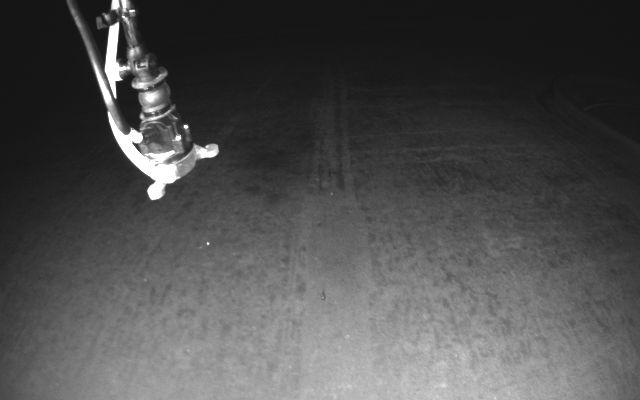
#> input picture data/raw_images/E300PREMP00002_00725_216_1flight_6300_2.jpg, 640 x 400 px; its folder holds only this picture in this run
$ jupyter execute --allow-errors eda.ipynb
#> lines starting #> are read from the running program, lines starting #| are printed output that depends on the picture
# Imports

[cell 1]
import os
import json
import pandas as pd
import numpy as np
import matplotlib.pyplot as plt
import matplotlib.patches as patches
from PIL import Image
import seaborn as sns
import cv2

# Load Data

#> (a cell that did not finish here is left out)

#> (a cell that did not finish here is left out)

# Test Box coordinates before Processing dataset

[cell 4]
# [35 lines left out: function plot_bounding_box, not called in this run]

[cell 5]
# [30 lines left out: function visualize_sample_bounding_boxes, not called in this run]

#> (a cell that did not finish here is left out)

# Bounding Box Size Distribution

#> (a cell that did not finish here is left out)

# Box Coordinated Distribution

#> (a cell that did not finish here is left out)

The model can tend to be more biased when detecting probes in the same regions, so we should use data augmentation (cropping, shifting, ...) to distribute objects more uniformly

# Image Resolution Analysis

#> (a cell that did not finish here is left out)

# Study The Contrast of Images

[cell 10]
def calculate_contrast(image):
    """Calculate the contrast of an image."""
    gray = cv2.cvtColor(image, cv2.COLOR_BGR2GRAY)
    contrast = gray.max() - gray.min()
    return contrast

[cell 11]
raw_images_folder = os.path.join(os.path.dirname(os.getcwd()), 'data', 'raw_images')
contrasts = []
images = []

for filename in os.listdir(raw_images_folder):
    img_path = os.path.join(raw_images_folder, filename)
    image = cv2.imread(img_path)
#> image is the input picture: shape (400, 640, 3); min 11, max 255, mean 78.1

    if image is not None:
        contrast = calculate_contrast(image)
#> in calculate_contrast, `contrast = gray.max() - gray.min()`: contrast = 244
#> contrast = 244
        contrasts.append(contrast)
        images.append(image)

# Plotting the distribution of contrast
plt.figure(figsize=(10, 6))
plt.hist(contrasts, bins=50, color='blue', alpha=0.7)
plt.title('Contrast Distribution')
plt.xlabel('Contrast')
plt.ylabel('Frequency')
plt.grid()
plt.show()
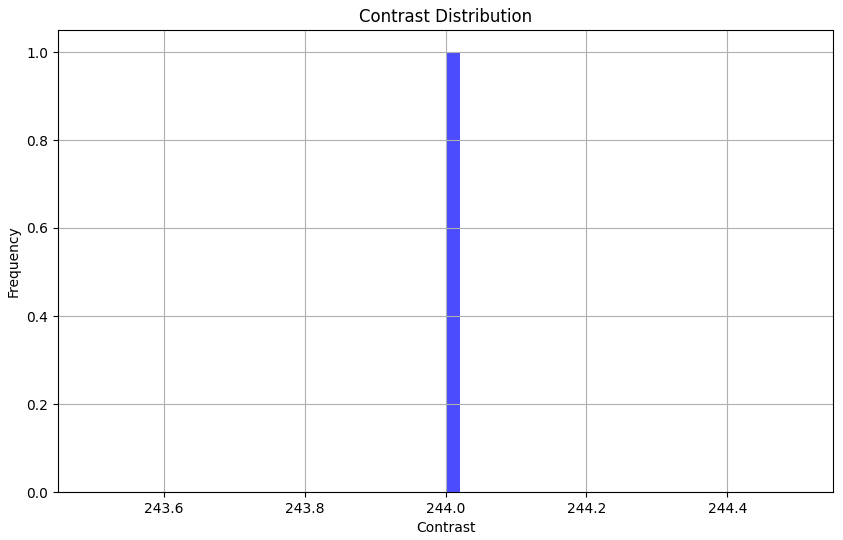
#> figure drawn by matplotlib, 1 panel; tallest bar 1 high, from x = 244 to 244

[cell 12]
# Find the indices of the lowest, median and highest contrast images
lowest_contrast_index = np.argmin(contrasts)
#> lowest_contrast_index = 0
highest_contrast_index = np.argmax(contrasts)
#> highest_contrast_index = 0

median_contrast_value = np.median(contrasts)
#> median_contrast_value = 244
median_contrast_index = contrasts.index(median_contrast_value)
#> median_contrast_index = 0

plt.figure(figsize=(12, 6))
# Lowest contrast image
plt.subplot(1, 3, 1)
plt.imshow(images[lowest_contrast_index])
plt.title('Lowest Contrast Image')
plt.axis('off')

# Median contrast image
plt.subplot(1, 3, 2)
plt.imshow(images[median_contrast_index])
plt.title('Median Contrast Image')
plt.axis('off')

# Highest contrast image
plt.subplot(1, 3, 3)
plt.imshow(images[highest_contrast_index])
plt.title('Highest Contrast Image')
plt.axis('off')

plt.show()
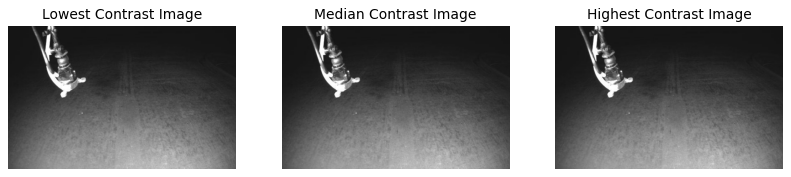
#> figure drawn by matplotlib, 3 panels

### Change contrast of dataset

[cell 13]
def adjust_contrast(image, target_contrast):
    """Adjust the contrast of an image to the target contrast level."""
#> called with target_contrast = 255
    gray = cv2.cvtColor(image, cv2.COLOR_BGR2GRAY)
    current_contrast = gray.max() - gray.min()
#> current_contrast = 244

    if current_contrast == 0:
        return image

    # Scale factor to achieve the target contrast
    scale_factor = target_contrast / current_contrast
#> scale_factor = 1.05
    adjusted_image = cv2.convertScaleAbs(image, alpha=scale_factor, beta=0)

    return adjusted_image

[cell 14]
def change_contrast_in_dataset(folder_path, target_contrast=255):
    """Change the contrast of images in the dataset to the target contrast level."""
    adjusted_images = []
    original_images = []
    image_names = []

    for filename in os.listdir(folder_path):
        img_path = os.path.join(folder_path, filename)
        image = cv2.imread(img_path)

        if image is not None:
            adjusted_image = adjust_contrast(image, target_contrast)
            adjusted_images.append(adjusted_image)
            original_images.append(image)
            image_names.append(filename)

    num_examples = 5
    plt.figure(figsize=(15, 6))

    for i in range(num_examples):
        # Original image
        plt.subplot(2, num_examples, i + 1)
        plt.imshow(original_images[i])
        plt.title('Original')
        plt.axis('off')

        # Adjusted image
        plt.subplot(2, num_examples, i + 1 + num_examples)
        plt.imshow(adjusted_images[i])
        plt.title('Adjusted')
        plt.axis('off')

    plt.tight_layout()
    plt.show()

$ run again, on data/raw_images/E300SA22440034_00451_135_1flight_3000_2.jpg
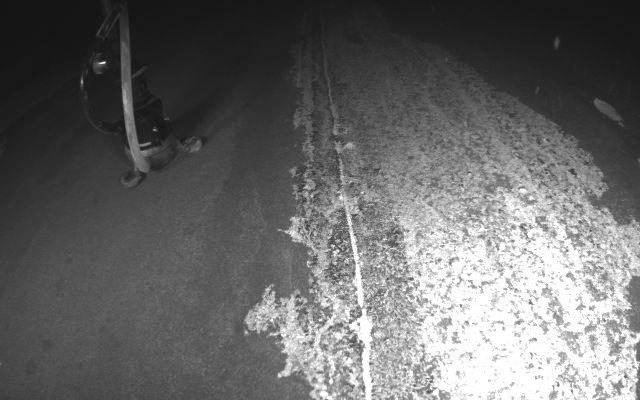
#> input picture data/raw_images/E300SA22440034_00451_135_1flight_3000_2.jpg, 640 x 400 px
#> image is the input picture: shape (400, 640, 3); min 13, max 255, mean 103.7
#> in calculate_contrast, `contrast = gray.max() - gray.min()`: contrast = 242
#> `plt.show()`:
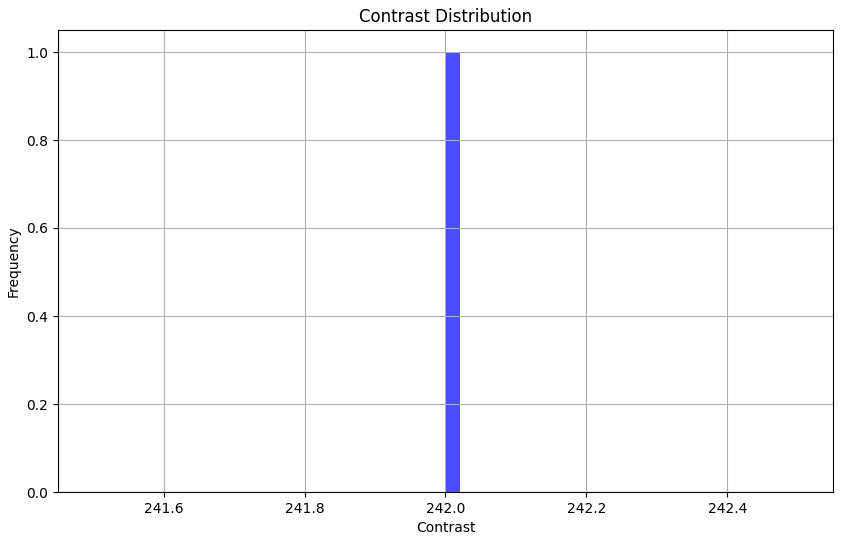
#> figure drawn by matplotlib, 1 panel; tallest bar 1 high, from x = 242 to 242
#> lowest_contrast_index = 0
#> median_contrast_value = 242
#> median_contrast_index = 0
#> `plt.show()`:
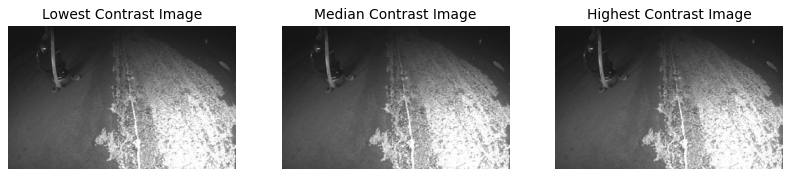
#> figure drawn by matplotlib, 3 panels
#> current_contrast = 242
#> scale_factor = 1.05

$ run again, on data/raw_images/E300SA22440034_00465_143_1flight_13200_2.jpg
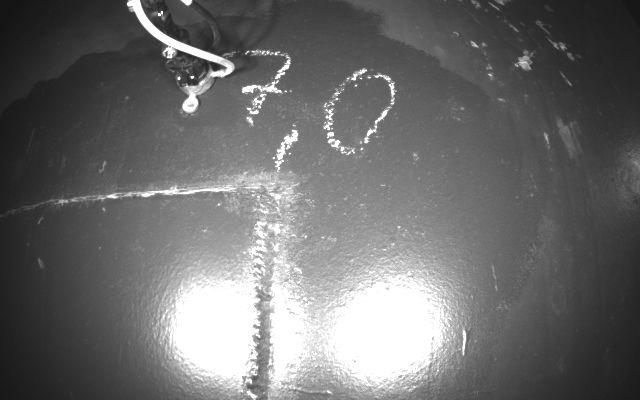
#> input picture data/raw_images/E300SA22440034_00465_143_1flight_13200_2.jpg, 640 x 400 px
#> image is the input picture: shape (400, 640, 3); min 19, max 255, mean 108.4
#> in calculate_contrast, `contrast = gray.max() - gray.min()`: contrast = 236
#> lowest_contrast_index = 0
#> median_contrast_value = 236
#> median_contrast_index = 0
#> `plt.show()`:
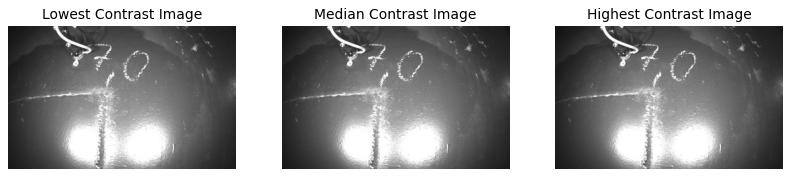
#> figure drawn by matplotlib, 3 panels
#> current_contrast = 236
#> scale_factor = 1.08

$ run again, on data/raw_images/E300PREMP00002_00725_216_1flight_900_2.jpg
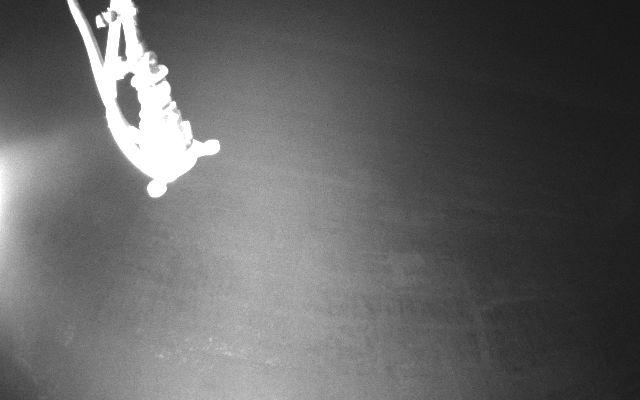
#> input picture data/raw_images/E300PREMP00002_00725_216_1flight_900_2.jpg, 640 x 400 px
#> image is the input picture: shape (400, 640, 3); min 23, max 255, mean 98.7
#> in calculate_contrast, `contrast = gray.max() - gray.min()`: contrast = 232
#> lowest_contrast_index = 0
#> median_contrast_value = 232
#> median_contrast_index = 0
#> `plt.show()`:
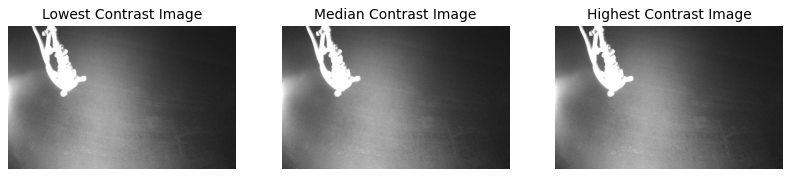
#> figure drawn by matplotlib, 3 panels
#> current_contrast = 232
#> scale_factor = 1.1
